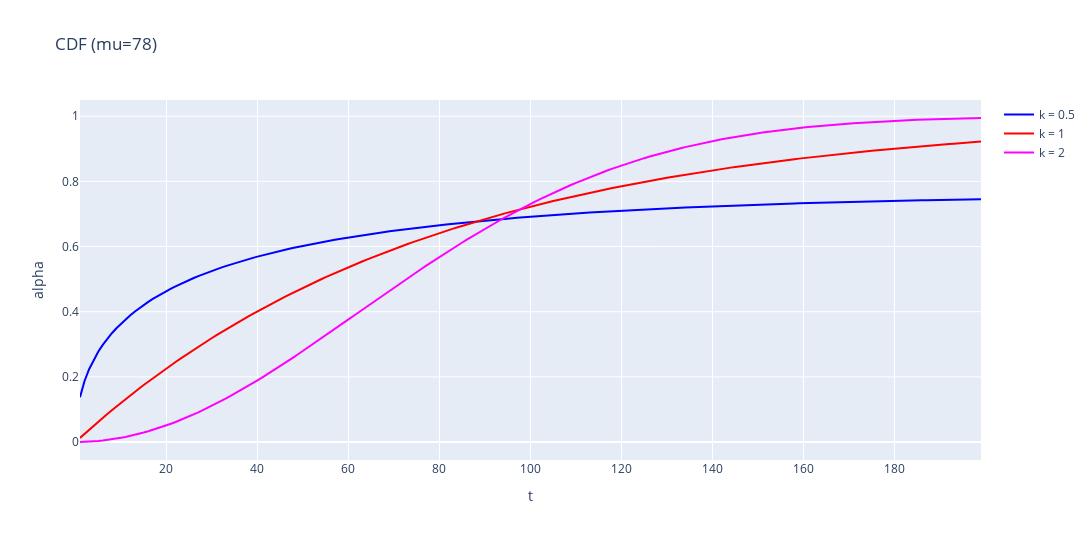
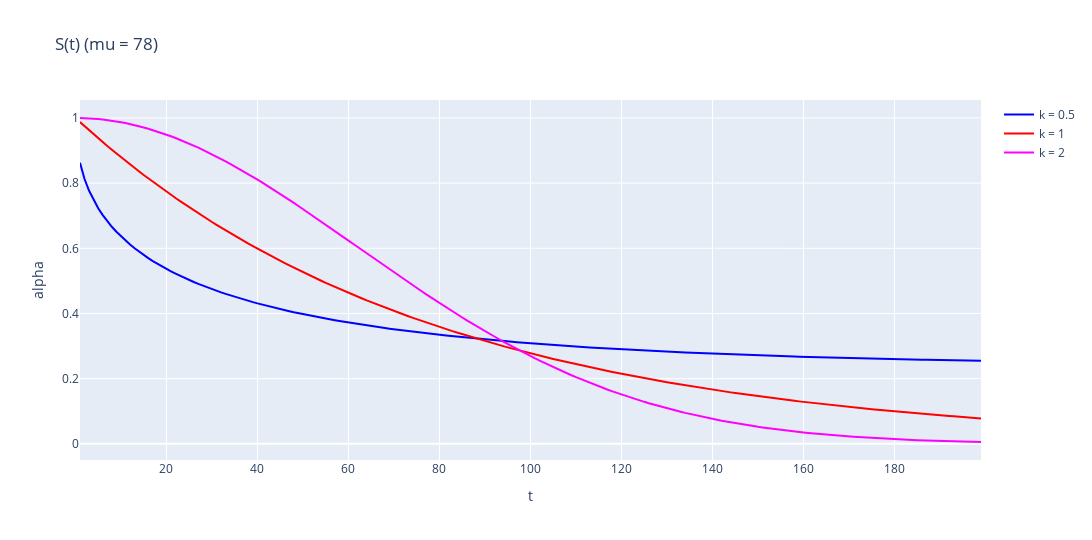

Source (notebook cell) for these figures, in order:
### Markdown cell above
##### CDF, survival, inverse survival

### Code cell
x, y05, y1, y2 = [], [], [], []
for t in range(1, 200, 1):
    x.append(t)
    y05.append(cdf(t, 0.5, 78))
    y1.append(cdf(t, 1, 78))
    y2.append(cdf(t, 2, 78))

# CDF mu = 78
plot(x, x, x, y05, y1, y2, "t", "alpha", "CDF (mu=78)")

# Survival mu = 78
plot(x, x, x, [1-i for i in y05], [1-i for i in y1], [1-i for i in y2], "t", "alpha", "S(t) (mu = 78)")

# Inverse survival mu = 78
# plot([1-i for i in y05], [1-i for i in y1], [1-i for i in y2], x, x, x, "alpha", "t", "inv surv (mu = 78)")

### Figure 1 — Plotly figure (JSON) as saved in the notebook; plotly's stock layout.template omitted (floating-point values rounded to 4 significant figures; data arrays with more than 128 entries replaced by an {"elided": "..."} marker saying what was removed)
{"data": [{"marker": {"color": "blue"}, "mode": "lines", "name": "k = 0.5", "type": "scatter", "x": {"elided": "199 int values"}, "y": {"elided": "199 float values"}}, {"marker": {"color": "red"}, "mode": "lines", "name": "k = 1", "type": "scatter", "x": {"elided": "199 int values"}, "y": {"elided": "199 float values"}}, {"marker": {"color": "magenta"}, "mode": "lines", "name": "k = 2", "type": "scatter", "x": {"elided": "199 int values"}, "y": {"elided": "199 float values"}}], "layout": {"height": 540, "title": {"text": "CDF (mu=78)"}, "width": 1152, "xaxis": {"title": {"text": "t"}}, "yaxis": {"title": {"text": "alpha"}}}}

### Figure 2 — Plotly figure (JSON) as saved in the notebook; plotly's stock layout.template omitted (floating-point values rounded to 4 significant figures; data arrays with more than 128 entries replaced by an {"elided": "..."} marker saying what was removed)
{"data": [{"marker": {"color": "blue"}, "mode": "lines", "name": "k = 0.5", "type": "scatter", "x": {"elided": "199 int values"}, "y": {"elided": "199 float values"}}, {"marker": {"color": "red"}, "mode": "lines", "name": "k = 1", "type": "scatter", "x": {"elided": "199 int values"}, "y": {"elided": "199 float values"}}, {"marker": {"color": "magenta"}, "mode": "lines", "name": "k = 2", "type": "scatter", "x": {"elided": "199 int values"}, "y": {"elided": "199 float values"}}], "layout": {"height": 540, "title": {"text": "S(t) (mu = 78)"}, "width": 1152, "xaxis": {"title": {"text": "t"}}, "yaxis": {"title": {"text": "alpha"}}}}
